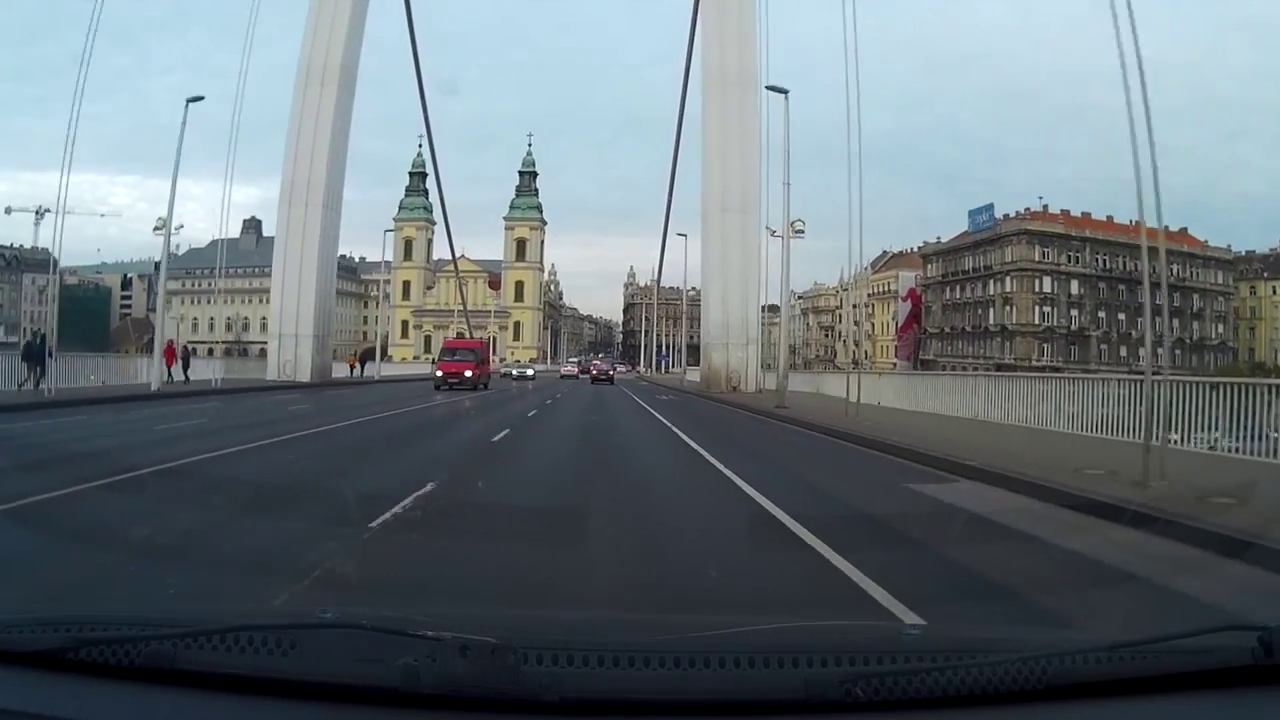
#> input picture workshop1_lane_detection/images/img1.png, 1280 x 720 px
$ python lanes1.py   (older library calls are emulated)
#> lines starting #> are read from the running program, lines starting #| are printed output that depends on the picture; after the words box and inside, x2 and y2 are one past the last pixel; in counts of white or black regions, pixels touching at a corner belong together
#> in img_test, img is the input picture: shape (720, 1280, 3); mean R, G, B 104, 115, 121.1
### workshop1_lane_detection/pipeline_solution.py
import numpy as np
import cv2
from math import *
import matplotlib.pyplot as plt

# blur and canny parameters
BLUR_KERNEL_SIZE = 5
CANNY_LOW_THRESHOLD = 50
CANNY_HIGH_THRESHOLD = 150


# the hough transaform parameters
H_RHO = 1 # distance resolution in pixels of the Hough grid
H_THETA = np.pi/90 # angular resolution in radians of the Hough grid
H_THRESHOLD = 15     # minimum number of votes (intersections in Hough grid cell)
H_MIN_LINE_LENGTH = 30 #minimum number of pixels making up a line
H_MAX_LINE_GAP = 100    # maximum gap in pixels between connectable line segments

# mask coordinates
MASK_CUT_Y_TOP = 0.5
MASK_CUT_X_TOP_LEFT = 0.45
MASK_CUT_X_TOP_RIGHT = 0.45
MASK_CUT_X_BOTTOM_LEFT = 0
MASK_CUT_X_BOTTOM_RIGHT = 1

MIN_ABS_LINE_SLOPE = 0.2

LANE_CUT = 0.6

MOVING_AVG_FRAMES = 15

lane_lines_history = []

def get_line_func(x1, y1, x2, y2):
	m = (y2 - y1)  / (x2 - x1)
	b1 = y1 - m * x1
	return m, b1

# calculates the x for a linear function
def get_x(m, b, y):
	if m == inf or b == inf:  return 0
	return int((y-b) / m)

def line_length(x1, y1, x2, y2):
	return sqrt((x1 - x2)**2 + (y1-y2)**2)

# filters the lines returned by the hough transform
# 1, returns lines in a map, grouped by positive/negative slope
# 2, draws the lines on the image
def filter_lines(lines, img):

	img_with_lines = np.array(img)
	line_map = {True  : [], False : []}
	for line in lines:
		for (x1, y1, x2, y2) in line:
			m, b = get_line_func(x1, y1, x2, y2)
			# filtering by slope
			if (abs(m) < MIN_ABS_LINE_SLOPE) : continue

			# grouping the lines by slope
			line_map[m > 0].append((m, b, x1, y1, x2, y2))

	# filtering the outliers
	line_map[False] = filter_m_b_tuples(line_map[False])
	line_map[True] = filter_m_b_tuples(line_map[True])

	#drawing the lines
	for m, b, x1, y1, x2, y2 in line_map[True]:
		cv2.line(img_with_lines, (int(x1), int(y1)), (int(x2), int(y2)), (255,165,0), 2)
	#drawing the lines
	for m, b, x1, y1, x2, y2 in line_map[False]:
		cv2.line(img_with_lines, (int(x1), int(y1)), (int(x2), int(y2)), (255, 0, 255), 2)


	return line_map, img_with_lines

# filters the outliers from the list of (m, b) list
def filter_m_b_tuples(mb_tuple_list):
	if len(mb_tuple_list) == 0 : return mb_tuple_list

	filtered = np.array(mb_tuple_list)

	mean = np.mean(filtered, axis=0)
	std = np.std(filtered, axis=0)

	top_limit = mean + std * 1
	bottom_limit = mean - std * 1

	filtered = filtered[filtered[:,0] > bottom_limit[0] ]
	filtered = filtered[filtered[:,0] < top_limit[0] ]
	filtered = filtered[filtered[:,1] > bottom_limit[1] ]
	filtered = filtered[filtered[:,1] < top_limit[1] ]

	return [tuple(x) for x in np.asarray(filtered)]


# 1, calculating the avarage lines (post/neg)from the filtered line map, one for each slope direction
# 2, makes a moving-average smoothing
def get_lane_lines(line_map, avg_frames = 1):
	final_slopes = {}

	#calculating the average for the current frame lines
	for direction in line_map:
		# this is when there is no data for the current frame
		# in this case we are getting the last frame slope from the history
		if len(line_map[direction]) == 0:
			final_slopes[direction] = lane_lines_history[-1][direction]
			continue

		m_sum = 0
		b_sum = 0
		for m, b, x1, y2, x2, y2 in line_map[direction]:
			m_sum += m
			b_sum += b
		final_slopes[direction] = (m_sum / len(line_map[direction]), b_sum / len(line_map[direction]))

	lane_lines_history.append(final_slopes)

	# calculating the m and b moving avgs both for positive and negative directions
	avg_map = {True : [], False : []}
	for f in lane_lines_history[-avg_frames:]:
		m,b = f[True]
		if m != inf and m != -inf:
			avg_map[True].append(f[True])

		m,b = f[False]
		if m != inf and m != -inf:
			avg_map[False].append(f[False])


	# if there are no candidates (can happen when there is a lot of noise on consecutive frames)
	if len(avg_map[True]) > 0:
		pos_mean = np.mean(np.array(avg_map[True]), axis = 0)
	else:
		pos_mean = (1,0)

	if len(avg_map[False]) > 0:
		neg_mean = np.mean(np.array(avg_map[False]), axis = 0)
	else:
		neg_mean = (1,0)


	return_map = {
		True : (pos_mean[0], pos_mean[1]),
		False : (neg_mean[0], neg_mean[1])
	}


	return return_map

def pipeline(img):
	H = img.shape[0]
	W = img.shape[1]

	## blur and canny edges
	blur_gray = cv2.cvtColor(img,cv2.COLOR_RGB2GRAY)
	blur_gray = cv2.GaussianBlur(blur_gray, (BLUR_KERNEL_SIZE, BLUR_KERNEL_SIZE), 0)
	edges = cv2.Canny(blur_gray, CANNY_LOW_THRESHOLD, CANNY_HIGH_THRESHOLD)
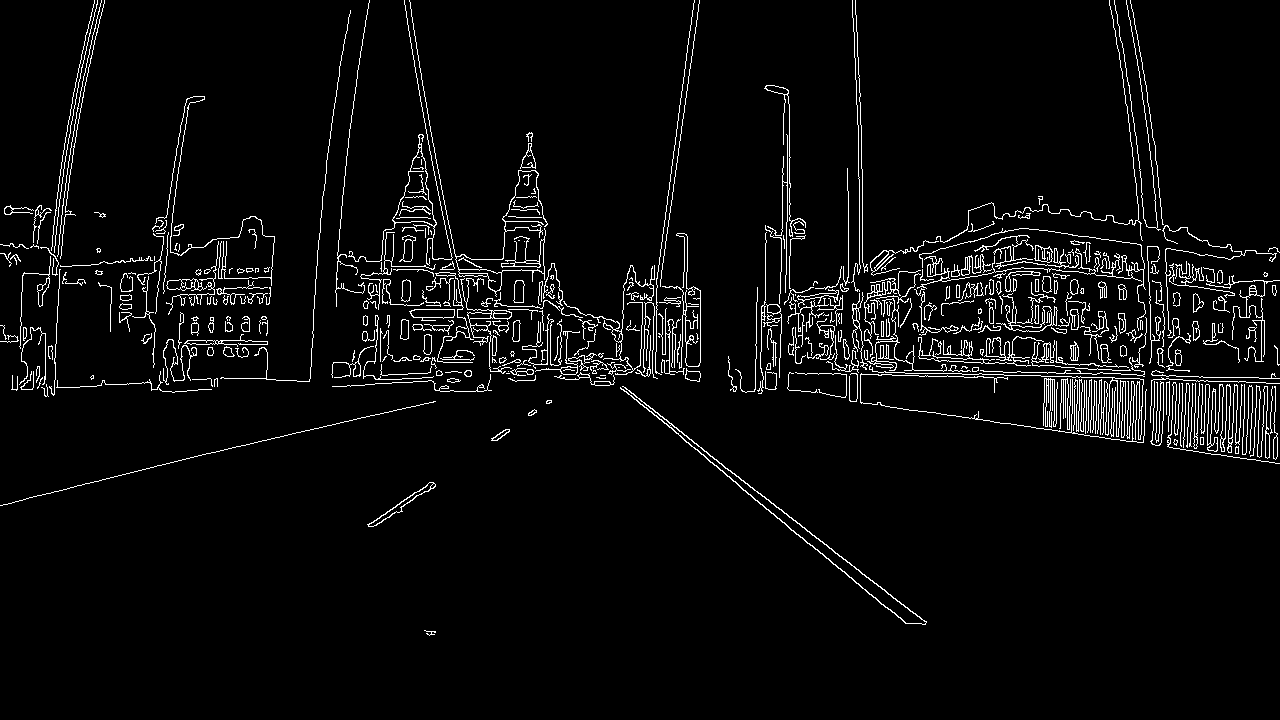
#> edges: shape (720, 1280); 4.3% white in thin lines or dots, all inside (x1, y1, x2, y2) = (0, 0, 1280, 636)

	## masking
	mask_vertices = np.array([[
		(int(W * MASK_CUT_X_TOP_LEFT), int(H * MASK_CUT_Y_TOP)),
		(int(W * MASK_CUT_X_TOP_RIGHT), int(H * MASK_CUT_Y_TOP)),
		(int(W * MASK_CUT_X_BOTTOM_RIGHT) , int(H)),
		(int(W * MASK_CUT_X_BOTTOM_LEFT), int(H))]])
	mask = np.zeros_like(edges)
	mask = cv2.fillPoly(mask, mask_vertices, 255)
	masked_edges = cv2.bitwise_and(edges, mask)
#> masked_edges: shape (720, 1280); 0.18% white in thin lines or dots, all inside (x1, y1, x2, y2) = (367, 361, 927, 636)

	## getting the lines with a hough-transform
	lines = cv2.HoughLinesP(masked_edges, H_RHO, H_THETA, H_THRESHOLD, np.array([]),
	                            H_MIN_LINE_LENGTH, H_MAX_LINE_GAP)
#> lines = 18 rows, first 6: [622, 386, 925, 623], [613, 380, 881, 604], [614, 379, 926, 622], [368, 525, 594, 373], [367, 524, 595, 370], [613, 381, 796, 534]

	# 2 lists for the lines.
	# grouping them by slope direction (positive / negative)
	line_map, img_with_lines = filter_lines(lines, img)
#> the loop in filter_lines, `for line in lines:` made 18 passes
#> line on passes 1 to 8: [[622, 386, 925, 623]], [[613, 380, 881, 604]], [[614, 379, 926, 622]], [[368, 525, 594, 373]], [[367, 524, 595, 370]], [[613, 381, 796, 534]], [[862, 588, 907, 623]], [[379, 523, 591, 369]]
#> in filter_m_b_tuples, `filtered = np.array(mb_tuple_list)`: filtered = [[-0.673, 772.5, 368, 525, 594, 373], [-0.675, 771.9, 367, 524, 595, 370], [-0.726, 798.3, 379, 523, 591, 369], [-0.674, 768.8, 491, 438, 586, 374], [-0.724, 799.6, 397, 512, 593, 370], [-0.728, 797.6, 373, 526, 590, 368], [-0.728, 800.1, 389, 517, 591, 370]]
#> in filter_m_b_tuples, `mean = np.mean(filtered, axis=0)`: mean = [-0.704, 787, 394.9, 509.3, 591.4, 370.6]
#> in filter_m_b_tuples, `std = np.std(filtered, axis=0)`: std = [0.0262, 13.84, 40.55, 29.47, 2.77, 1.99]
#> in filter_m_b_tuples, `top_limit = mean + std * 1`: top_limit = [-0.678, 800.8, 435.4, 538.8, 594.2, 372.6]
#> in filter_m_b_tuples, `bottom_limit = mean - std * 1`: bottom_limit = [-0.73, 773.1, 354.3, 479.8, 588.7, 368.6]
#> in filter_m_b_tuples, `filtered = filtered[filtered[:,0] < top_limit[0] ]`: filtered = [[-0.726, 798.3, 379, 523, 591, 369], [-0.724, 799.6, 397, 512, 593, 370], [-0.728, 797.6, 373, 526, 590, 368], [-0.728, 800.1, 389, 517, 591, 370]]
#> the loop in filter_lines, `for m, b, x1, y1, x2, y2 in line_map[True]:` made 8 passes
#> (m, b, x1, y1, x2, y2) on passes 1 to 8: (0.782, -100.5, 622, 386, 925, 623), (0.836, -132.4, 613, 380, 881, 604), (0.779, -99.21, 614, 379, 926, 622), (0.836, -131.5, 613, 381, 796, 534), (0.778, -82.44, 862, 588, 907, 623), (0.788, -92.39, 842, 571, 908, 623), (0.773, -92.73, 670, 425, 758, 493), (0.838, -135, 656, 415, 885, 607)
#> the loop in filter_lines, `for m, b, x1, y1, x2, y2 in line_map[False]:` made 4 passes
#> after the loop in filter_lines, `for m, b, x1, y1, x2, y2 in line_map[False]:`:
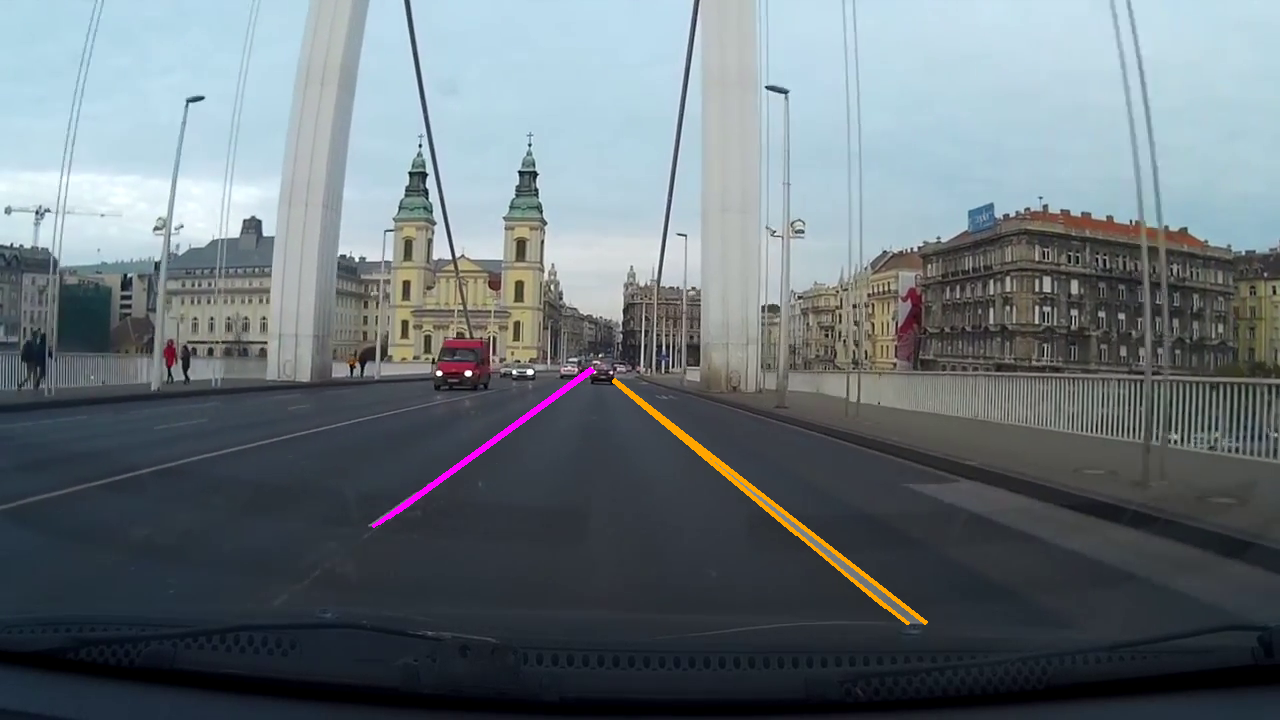
#> img_with_lines: shape (720, 1280, 3); mean R, G, B 105, 115.1, 121.1
#> line_map = 2 items

	# drawing the mask vertices on the image
	cv2.line(img_with_lines, tuple(mask_vertices[0,0]), tuple(mask_vertices[0,3]), (0, 0, 200), 2)
	cv2.line(img_with_lines, tuple(mask_vertices[0,1]), tuple(mask_vertices[0,2]), (0, 0, 200), 2)

	## calculating the average slope, for both directions

	# calcutaing the line without moving avg
	final_lines_1 = get_lane_lines(line_map, avg_frames = 1)
#> the loop in get_lane_lines, `for direction in line_map:` made 2 passes
#> after the loop in get_lane_lines, `for direction in line_map:`: final_slopes = {True: (0.801, -108.3), False: (-0.727, 798.9)}
#> the loop in get_lane_lines, `for f in lane_lines_history[-avg_frames:]:` made 1 pass
#> f on pass 1: {True: (0.801, -108.3), False: (-0.727, 798.9)}
#> final_lines_1 = {True: (0.801, -108.3), False: (-0.727, 798.9)}
	final_image_1 = np.array(img)
	for dir in final_lines_1:
		m, b = final_lines_1[dir]
		cv2.line(final_image_1, (get_x(m, b, int(H * LANE_CUT)), int(H * LANE_CUT)), (get_x(m, b, H), H), (0, 255, 0), 3)
#> this loop made 2 passes
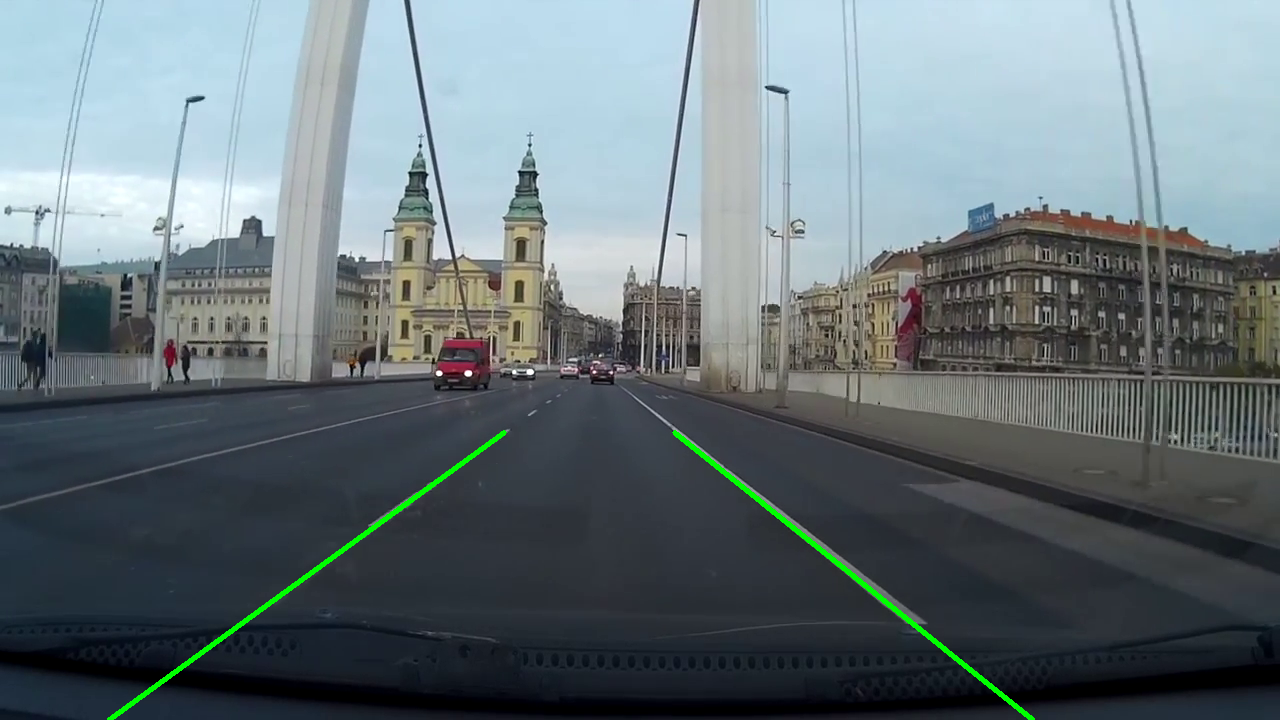
#> final_image_1: shape (720, 1280, 3); 0.54% of pixels changed, all inside (x1, y1, x2, y2) = (107, 430, 1035, 720)

	# calculating the lane, with moving avg
	final_lines_moving = get_lane_lines(line_map, avg_frames = MOVING_AVG_FRAMES)
#> the loop in get_lane_lines (call 2), `for direction in line_map:` made 2 passes
#> the loop in get_lane_lines (call 2), `for f in lane_lines_history[-avg_frames:]:` made 2 passes
#> final_lines_moving = {True: (0.801, -108.3), False: (-0.727, 798.9)}

	m_left, b_left = final_lines_moving[True]
#> m_left = 0.801; b_left = -108.3
	m_right, b_right = final_lines_moving[False]
#> m_right = -0.727; b_right = 798.9

	lane_cover_coords = np.array([[
		(get_x(m_left, b_left, int(H * LANE_CUT)), int(H * LANE_CUT)),
		(get_x(m_left, b_left, H), H),
		(get_x(m_right, b_right, H), H),
		(get_x(m_right, b_right, int(H * LANE_CUT)), int(H * LANE_CUT)),
	]])
#> lane_cover_coords = [[674, 432], [1033, 720], [108, 720], [504, 432]]

	lane_cover = cv2.fillPoly(np.zeros_like(img), lane_cover_coords, (255, 105, 180))
	final_image_moving = cv2.addWeighted(img, 1, lane_cover, 0.5, 0)
	#cv2.line(final_image_moving, (get_x(m, b, int(H * LANE_CUT)), int(H * LANE_CUT)), (get_x(m, b, H), H), (0, 255, 0), 3)


	# putting together the frame

	rgb_masked_edges = np.dstack((masked_edges, masked_edges, masked_edges))

	left = np.concatenate((img_with_lines, rgb_masked_edges), axis = 0 )
	right = np.concatenate((final_image_1, final_image_moving), axis = 0)

	out = np.concatenate((left, right), axis = 1)
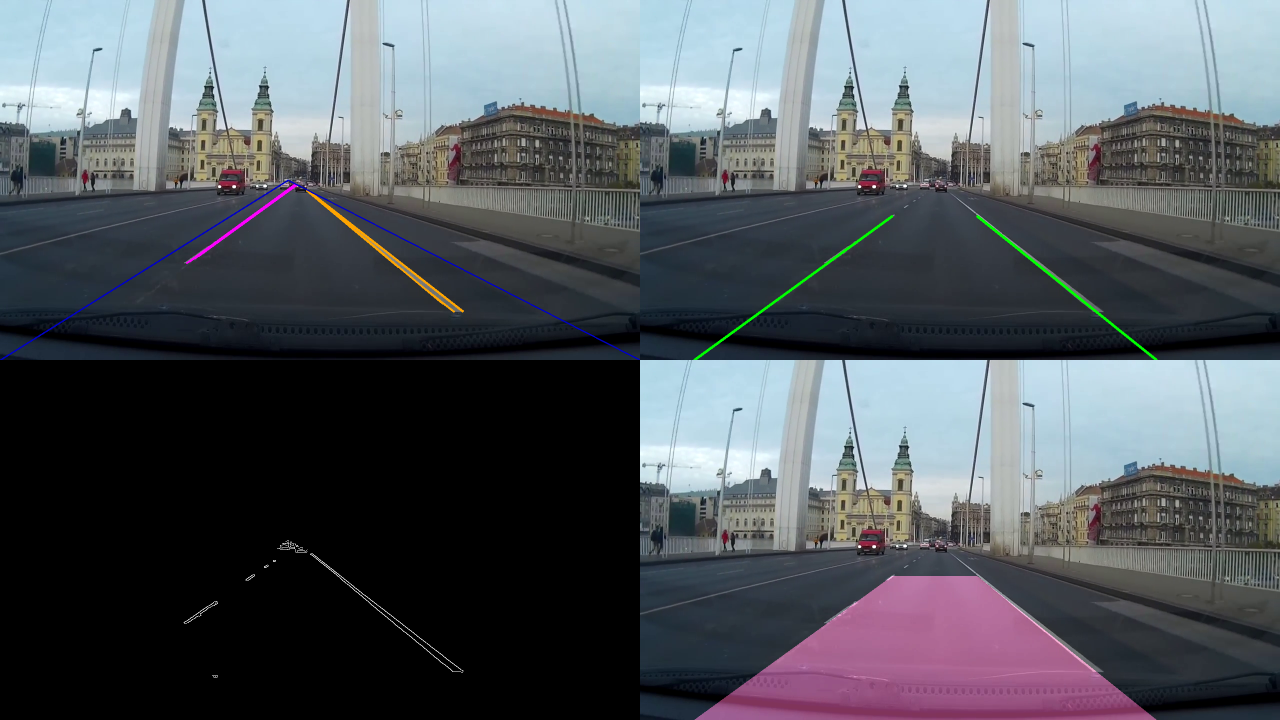
#> out: shape (1440, 2560, 3) (shown at 1/2 size); mean R, G, B 83.7, 88.8, 94.8

	return out

### workshop1_lane_detection/lanes1.py
import matplotlib.pyplot as plt
from pipeline_solution import *
from scipy import misc
from moviepy.editor import VideoFileClip

INPUT_VIDEO = "videos/clip1.mp4"
#INPUT_VIDEO = "videos/clip2.mp4"
#INPUT_VIDEO = "videos/solidWhiteRight.mp4"
#INPUT_VIDEO = "videos/solidYellowLeft.mp4"
OUTPUT_VIDEO = "out1.mp4"

INPUT_IMAGE = "images/img1.png"
# [4 lines of commented-out code are left out]

def img_test():
	img = misc.imread(INPUT_IMAGE)
	plt.imshow(pipeline(img))
	plt.show()

# [4 lines left out: function video_test, not called in this run]


img_test()
#video_test()
